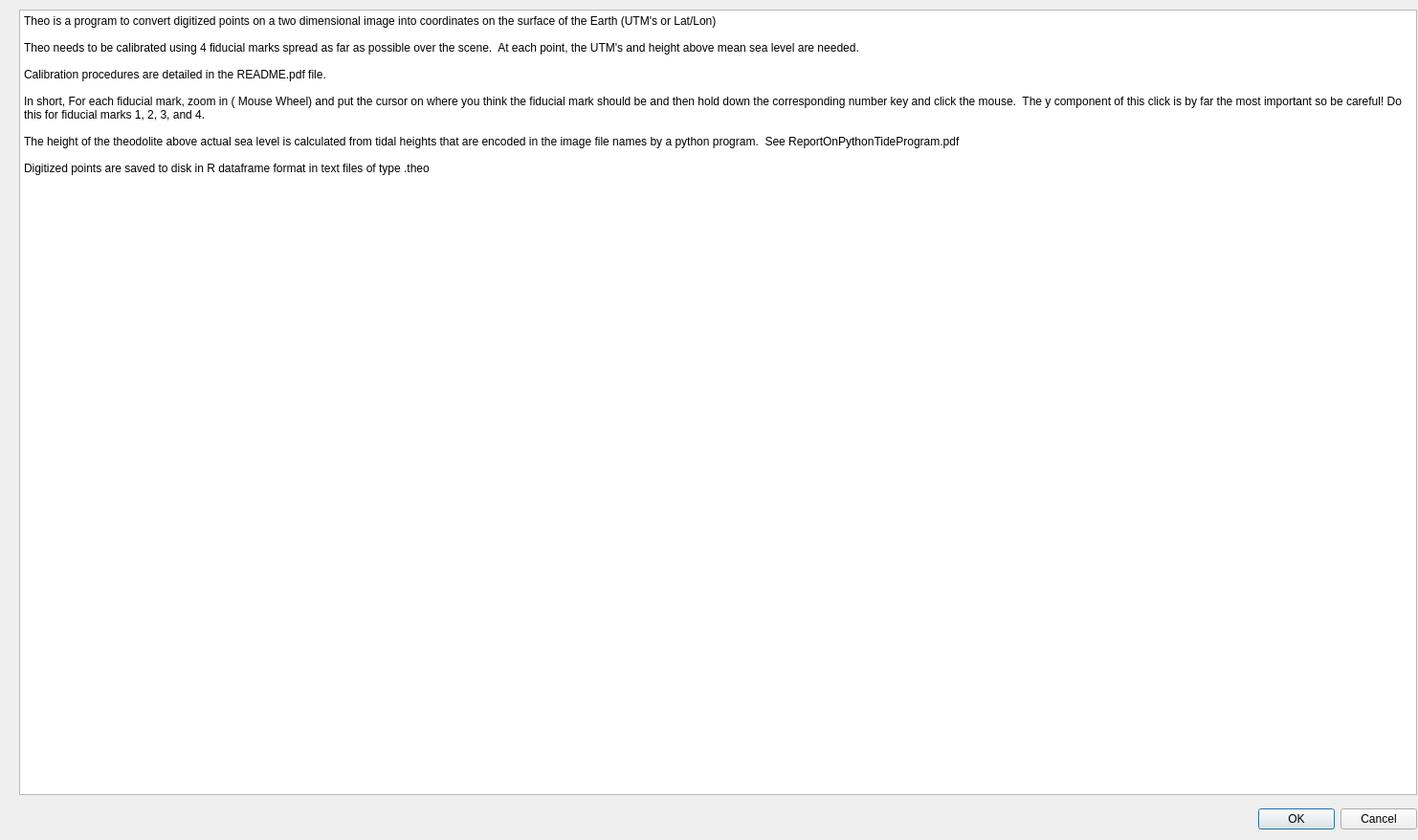
<?xml version="1.0" encoding="UTF-8"?>
<ui version="4.0">
 <class>HelpDialog</class>
 <widget class="QDialog" name="HelpDialog">
  <property name="geometry">
   <rect>
    <x>0</x>
    <y>0</y>
    <width>1482</width>
    <height>878</height>
   </rect>
  </property>
  <property name="windowTitle">
   <string>Dialog</string>
  </property>
  <widget class="QDialogButtonBox" name="buttonBox">
   <property name="geometry">
    <rect>
     <x>1140</x>
     <y>840</y>
     <width>341</width>
     <height>32</height>
    </rect>
   </property>
   <property name="orientation">
    <enum>Qt::Horizontal</enum>
   </property>
   <property name="standardButtons">
    <set>QDialogButtonBox::Cancel|QDialogButtonBox::Ok</set>
   </property>
  </widget>
  <widget class="QPlainTextEdit" name="plainTextEdit">
   <property name="geometry">
    <rect>
     <x>20</x>
     <y>10</y>
     <width>1461</width>
     <height>821</height>
    </rect>
   </property>
   <property name="plainText">
    <string>Theo is a program to convert digitized points on a two dimensional image into coordinates on the surface of the Earth (UTM's or Lat/Lon)

Theo needs to be calibrated using 4 fiducial marks spread as far as possible over the scene.  At each point, the UTM's and height above mean sea level are needed.

Calibration procedures are detailed in the README.pdf file.

In short, For each fiducial mark, zoom in (&lt;CTRL&gt; Mouse Wheel) and put the cursor on where you think the fiducial mark should be and then hold down the corresponding number key and click the mouse.  The y component of this click is by far the most important so be careful! Do this for fiducial marks 1, 2, 3, and 4. 

The height of the theodolite above actual sea level is calculated from tidal heights that are encoded in the image file names by a python program.  See ReportOnPythonTideProgram.pdf

Digitized points are saved to disk in R dataframe format in text files of type .theo </string>
   </property>
  </widget>
 </widget>
 <resources/>
 <connections>
  <connection>
   <sender>buttonBox</sender>
   <signal>accepted()</signal>
   <receiver>HelpDialog</receiver>
   <slot>accept()</slot>
   <hints>
    <hint type="sourcelabel">
     <x>248</x>
     <y>254</y>
    </hint>
    <hint type="destinationlabel">
     <x>157</x>
     <y>274</y>
    </hint>
   </hints>
  </connection>
  <connection>
   <sender>buttonBox</sender>
   <signal>rejected()</signal>
   <receiver>HelpDialog</receiver>
   <slot>reject()</slot>
   <hints>
    <hint type="sourcelabel">
     <x>316</x>
     <y>260</y>
    </hint>
    <hint type="destinationlabel">
     <x>286</x>
     <y>274</y>
    </hint>
   </hints>
  </connection>
 </connections>
</ui>
